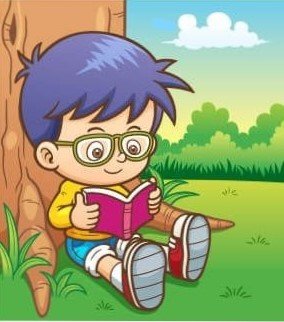
#> input picture Images/spot3.jpg, 284 x 322 px, given in place of first_image.png, which was not available
$ python image_difference.py   (older library calls are emulated)
#> lines starting #> are read from the running program, lines starting #| are printed output that depends on the picture; after the words box and inside, x2 and y2 are one past the last pixel; in counts of white or black regions, pixels touching at a corner belong together; long printed decimals are rounded; pictures that were not available may be replaced by others from this repository, and a replacement may not be noted
# import the necessary packages
from skimage.measure import compare_ssim
import argparse
import imutils
from cv2 import cv2
# load the two input images
imageA = cv2.imread(r"C:/Users/hp/Images/first_image.png")
#> imageA is the input picture: shape (322, 284, 3); mean B, G, R 118.6, 162.6, 150.9
imageB = cv2.imread(r"C:/Users/hp/Images/second_image.png")
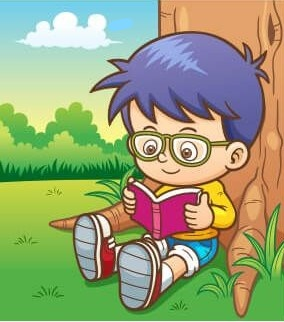
#> input picture Images/spot4.jpg, 284 x 322 px, given in place of second_image.png, which was not available
#> imageB is the input picture: shape (322, 284, 3); mean B, G, R 118.5, 162.6, 151
imageA = cv2.resize(imageA, (224, 224))
#> imageA: shape (224, 224, 3)
imageB = cv2.resize(imageB, (224, 224))
#> imageB: shape (224, 224, 3)
# convert the images to grayscale
grayA = cv2.cvtColor(imageA, cv2.COLOR_BGR2GRAY)
grayB = cv2.cvtColor(imageB, cv2.COLOR_BGR2GRAY)
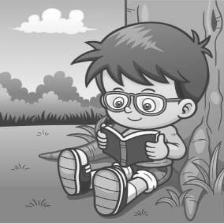
#> grayB: shape (224, 224); min 38, max 254, mean 154
# compute the Structural Similarity Index (SSIM) between the two
# images, ensuring that the difference image is returned
(score, diff) = compare_ssim(grayA, grayB, full=True)
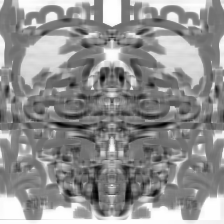
#> diff: shape (224, 224) float64; min -0.76, max 1, mean 0.235; drawn with min black and max white
#> score = 0.212
diff = (diff * 255).astype("uint8")
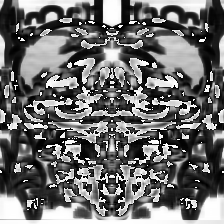
#> diff: shape (224, 224); min 0, max 255, mean 108
print("SSIM: {}".format(score))
#| SSIM: 0.2124
# threshold the difference image, followed by finding contours to
# obtain the regions of the two input images that differ
thresh = cv2.threshold(diff, 0, 255,
	cv2.THRESH_BINARY_INV | cv2.THRESH_OTSU)[1]
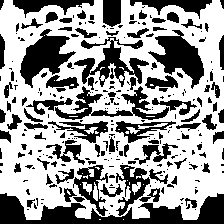
#> thresh: shape (224, 224); 60.7% white; 266 black regions (170 under 20 px)
cnts = cv2.findContours(thresh.copy(), cv2.RETR_EXTERNAL,
	cv2.CHAIN_APPROX_SIMPLE)
#> cnts = 3 contours, 2 with area under 20; largest, box (x1, y1, x2, y2) and area: (0, 0, 224, 220) 43988
cnts = imutils.grab_contours(cnts)
# loop over the contours
for c in cnts:
	# compute the bounding box of the contour and then draw the
	# bounding box on both input images to represent where the two
	# images differ
	(x, y, w, h) = cv2.boundingRect(c)
	cv2.rectangle(imageA, (x, y), (x + w, y + h), (0, 0, 255), 2)
	cv2.rectangle(imageB, (x, y), (x + w, y + h), (0, 0, 255), 2)
#> this loop made 3 passes
#> (x, y, w, h) on passes 1, 3: (123, 219, 1, 1), (0, 0, 224, 220)
#> (c, x, y, w, h) on pass 2: ([[99, 219], [100, 219]], 99, 219, 2, 1)
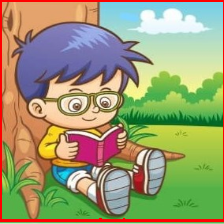
#> imageA: shape (224, 224, 3); mean B, G, R 114.7, 156.4, 155
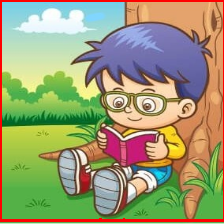
#> imageB: shape (224, 224, 3); mean B, G, R 114.6, 156.2, 155.3
# show the output images
cv2.imshow("Original", imageA)
cv2.imshow("Modified", imageB)
#cv2.imshow("Diff", diff)
#cv2.imshow("Thresh", thresh)
cv2.waitKey(0)
